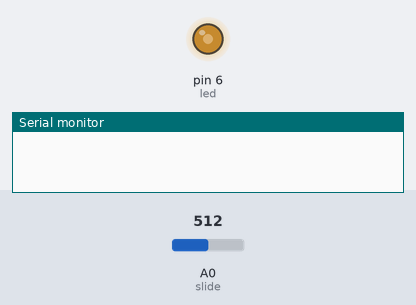
A sketch run on a simulated Arduino Uno, built with avr-gcc and run on an emulated ATmega328P. Parts: output pins drawn as LEDs (lit = HIGH), the last lines printed to the serial monitor. The inputs (shaded band) are chosen by the test bench; at power-on: A0 (slide) = 512.

Above: at 1.2 s.
1.3 s: A0 (slide) set to 498
At 2.0 s:
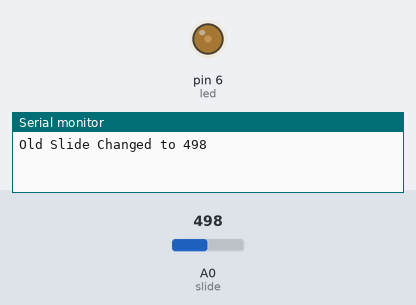
2.8 s: A0 (slide) set to 0
At 3.2 s:
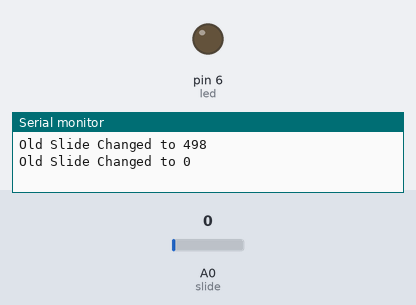
Timing chart, 0 to 5.8 s (numbered marks = the images above; inputs shaded):
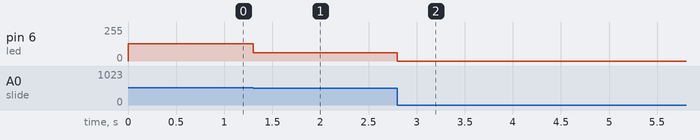

Measured:
- the behaviour switches between 507 and 506 on A0 (slide) (found by bisection; images 0 and 1)
- after the input at 1.3 s, pin 6 (led): 128/255 → 62/255 at once
- after the input at 2.8 s, pin 6 (led): 62/255 → 0/255 at once

The sketch:

SliderTest.ino
```cpp
#define slide A0
#define led 6

int oldslide;

void setup() {
  //put your setup code here, to run once:
  Serial.begin(9600);
  pinMode(slide,INPUT);
  pinMode(led, OUTPUT);
  oldslide = analogRead(slide);
  analogWrite(led,128);
}


void loop() {
  //put your main code here, to run repeatedly:
  int slideVal = analogRead(slide);
  int ledVal = map(slideVal, 0 , 1024, 0, 128);
  if(slideVal > (oldslide+5) || slideVal < (oldslide-5)){
    analogWrite(led, ledVal);
    oldslide = slideVal;
    Serial.print("Old Slide Changed to ");
    Serial.println(oldslide);
  }
  // digitlaWrite(led,1);
  // analogWrite(led,128);
}
```
